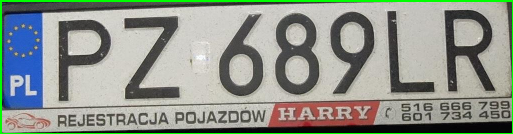
#> input picture Method_Two_LPRV/YVuWB.png, 513 x 134 px, found by its file name
$ python test_image_method_2.py
#> lines starting #> are read from the running program, lines starting #| are printed output that depends on the picture; after the words box and inside, x2 and y2 are one past the last pixel; in counts of white or black regions, pixels touching at a corner belong together
from this import d
import numpy as np
import pytesseract
import cv2

#  installed location of Tesseract-OCR in your system -- specify the directory after installing tesseract
pytesseract.pytesseract.tesseract_cmd = 'C:\Program Files\Tesseract-OCR\\tesseract'

# Load image, create blank mask, convert to HSV, define thresholds, color threshold cproc
image = cv2.imread('YvuWB.png')
#> image is the input picture: shape (134, 513, 3); mean B, G, R 139.8, 148.1, 142.2
result = np.zeros(image.shape, dtype=np.uint8)
hsv = cv2.cvtColor(image, cv2.COLOR_BGR2HSV)
#> hsv: shape (134, 513, 3); mean H, S, V 39.4, 36.5, 156.3
lower = np.array([0,0,0])
upper = np.array([179,100,130])
mask = cv2.inRange(hsv, lower, upper)
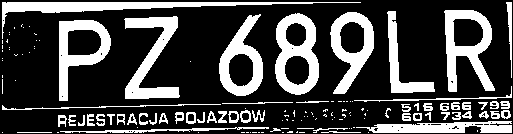
#> mask: shape (134, 513); 27.1% white; 138 white regions (81 under 20 px), largest, box (x1, y1, x2, y2) and area: (2, 2, 361, 39) 2057, (275, 13, 319, 95) 1965, (444, 10, 495, 92) 1907
cv2.imshow('mask', mask)


# Perform morphological close and merge for 3-channel ROI extraction
kernel = cv2.getStructuringElement(cv2.MORPH_RECT, (3,3))
close = cv2.morphologyEx(mask, cv2.MORPH_CLOSE, kernel, iterations=1)
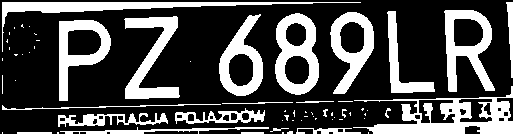
#> close: shape (134, 513); 29% white; 65 white regions (42 under 20 px), largest, box (x1, y1, x2, y2) and area: (353, 86, 513, 134) 2997, (2, 2, 361, 52) 2077, (275, 13, 319, 95) 1970
extract = cv2.merge([close,close,close])
#> extract: shape (134, 513, 3); 29% white; 65 white regions (42 under 20 px)
cv2.imshow('extract', extract)

# Find contours, filter using contour area, and extract using Numpy slicing
cnts = cv2.findContours(close, cv2.RETR_TREE, cv2.CHAIN_APPROX_SIMPLE)
#> cnts = 91 contours, 52 with area under 20; largest, box (x1, y1, x2, y2) and area: (353, 86, 513, 134) 3718, (275, 13, 319, 95) 2805, (444, 10, 495, 92) 2469, (59, 20, 111, 101) 2316, (330, 12, 374, 94) 2134
cnts = cnts[0] if len(cnts) == 2 else cnts[1]
for c in cnts:
    x,y,w,h = cv2.boundingRect(c)
    area = w * h
    if area < 5000 and area > 2500:
        cv2.rectangle(image, (x, y), (x + w, y + h), (36,255,12), 3)
        result[y:y+h, x:x+w] = extract[y:y+h, x:x+w]
#> this loop made 91 passes
#> (x, y, w, h, area) on passes 8, 9, 10, 11, 22, 24, 25, 26, 27, 28, 36, 37: (296, 128, 65, 6, 390), (337, 128, 7, 5, 35), (270, 128, 19, 4, 76), (60, 127, 209, 7, 1463), (284, 115, 5, 6, 30), (58, 113, 110, 14, 1540), (92, 118, 6, 7, 42), (59, 117, 7, 5, 35), (117, 115, 7, 6, 42), (98, 115, 6, 5, 30), (342, 109, 5, 9, 45), (323, 109, 5, 8, 40)
#> (c, x, y, w, h, area) on passes 3, 5: ([[241, 132], [241, 133], [263, 133], [263, 132]], 241, 132, 23, 2, 46), ([[17, 132], [17, 133], [51, 133], [51, 132]], 17, 132, 35, 2, 70)
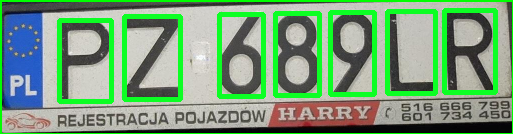
#> image: shape (134, 513, 3); 13.16% of pixels changed, all inside (x1, y1, x2, y2) = (57, 8, 498, 104)
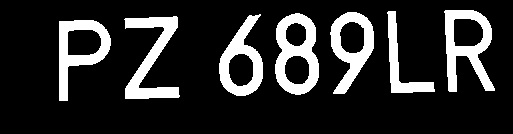
#> result: shape (134, 513, 3); 17% white; 7 white regions, largest, box (x1, y1, x2, y2) and area: (275, 13, 319, 95) 1970, (444, 10, 495, 92) 1911, (124, 16, 180, 99) 1867

        # Invert image and throw into Pytesseract
invert = 255 - result
#> (the run stopped early here; a loop or call above may not have finished)
